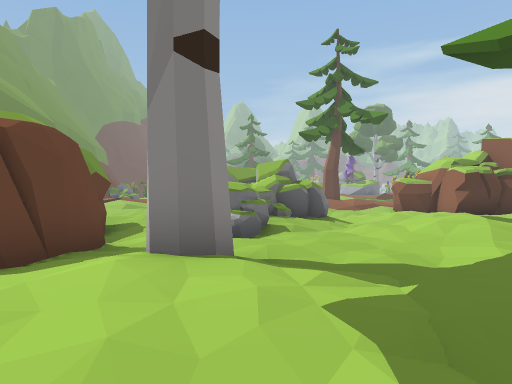
View 1 (above)

23 first-person views from a walk through a scene from a Unity 3-D project. The camera is 1.3 m above the floor, looks level and sees 70° across. The floor is counted in squares, 2 m on a side. Each view is taken from the middle of a square. On the plan, view 1 faces up. The plan holds only what a view shows up to about 11 squares ahead; the rest is blank. The place goes on beyond the plan. Some animated figures are not drawn.

View 2
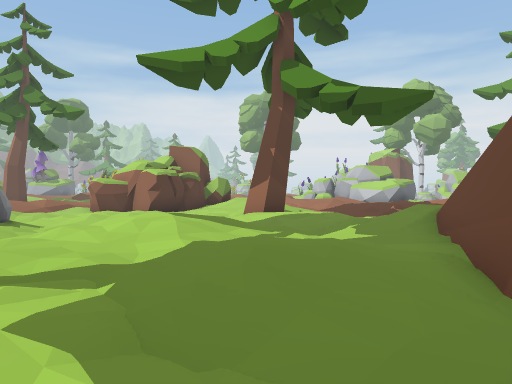

View 3
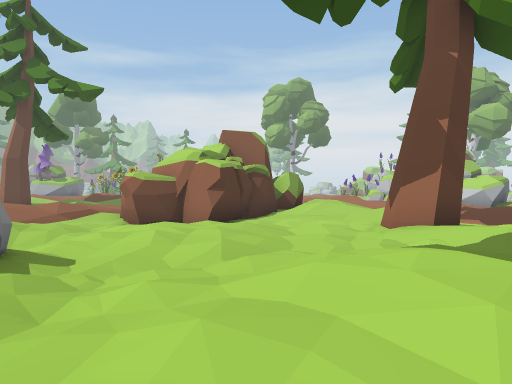

View 4
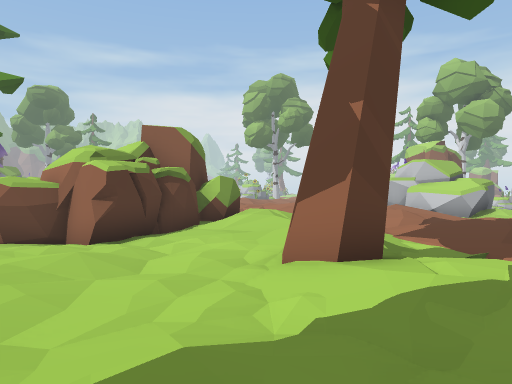

View 5
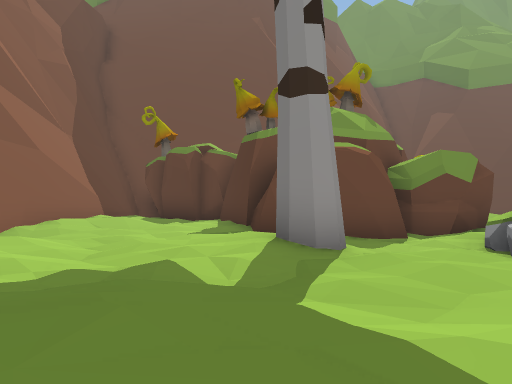

View 6
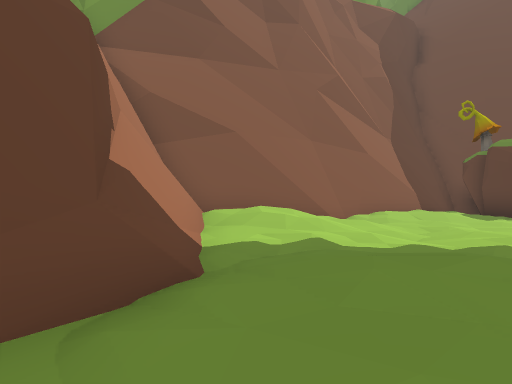

View 7
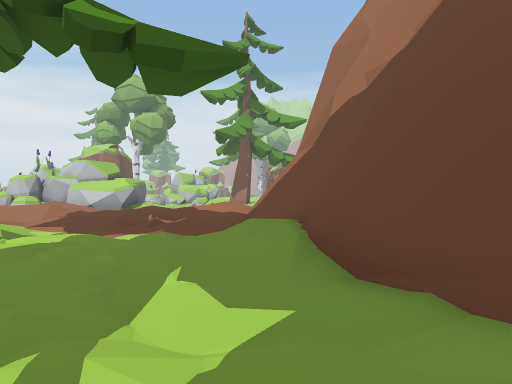

View 8
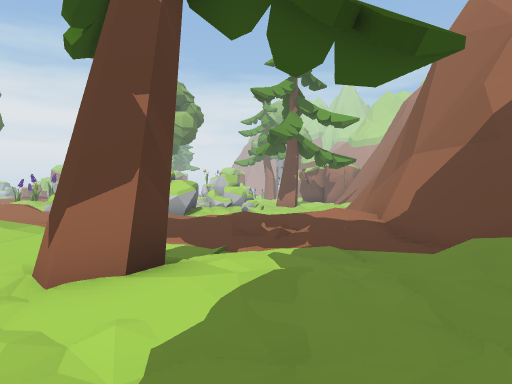

View 9
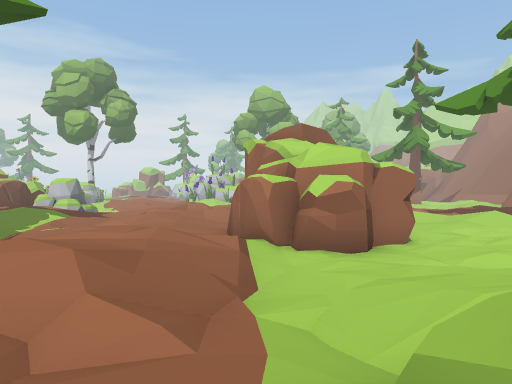

View 10
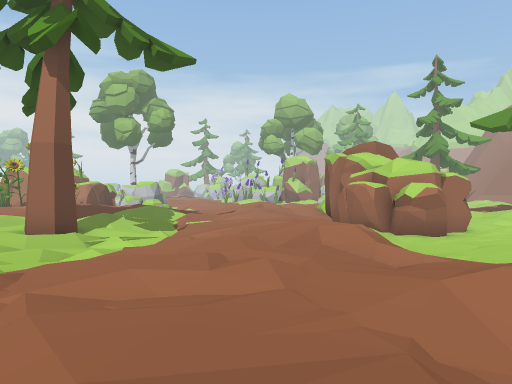

View 11
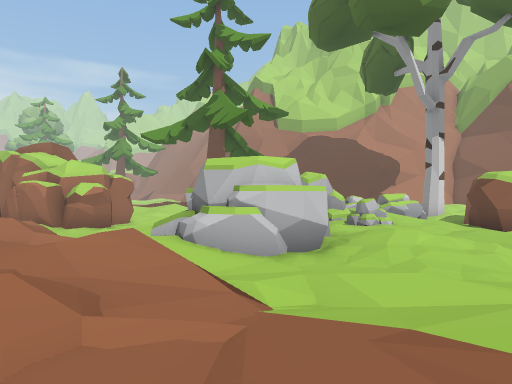

View 12
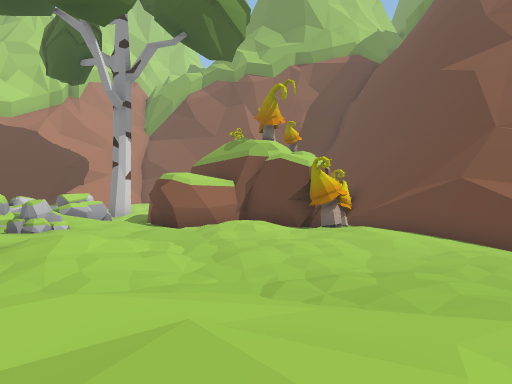

View 13
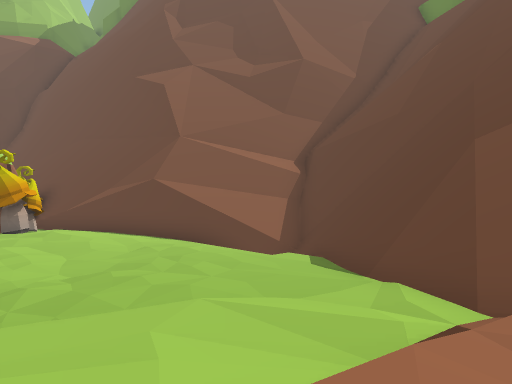

View 14
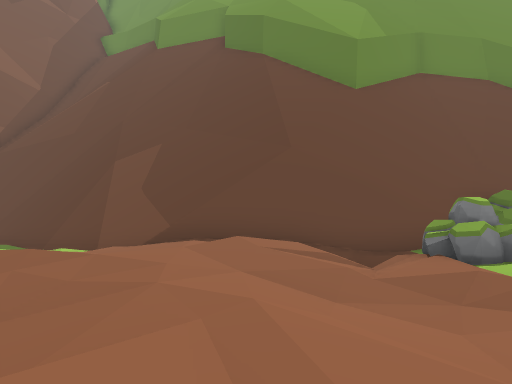

View 15
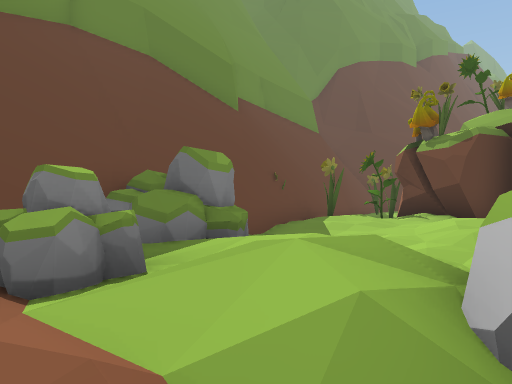

View 16
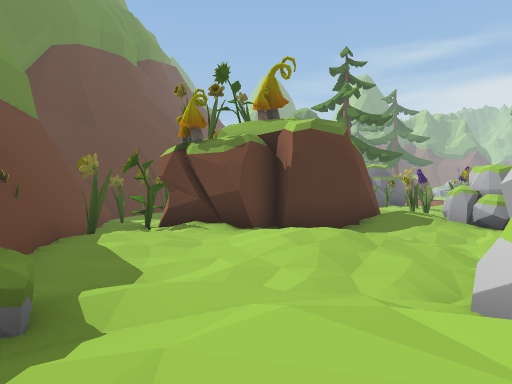

View 17
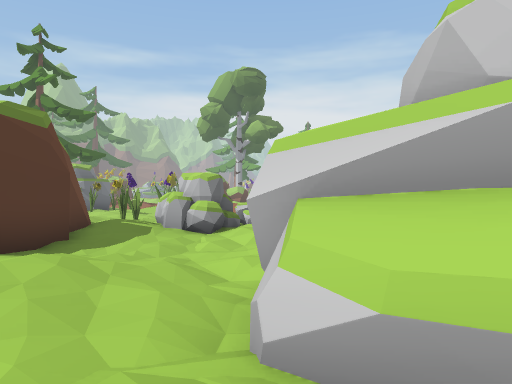

View 18
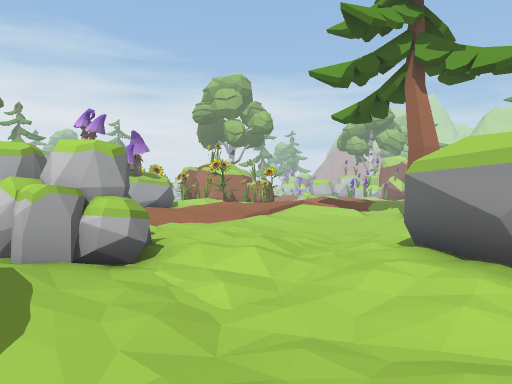

View 19
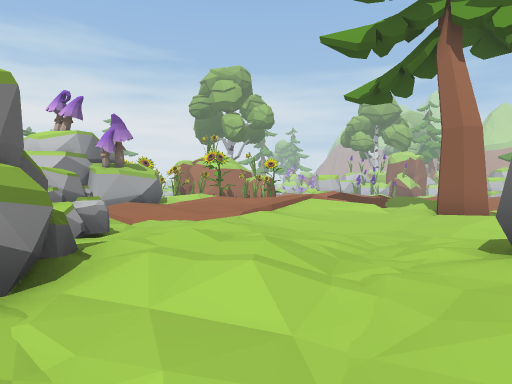

View 20
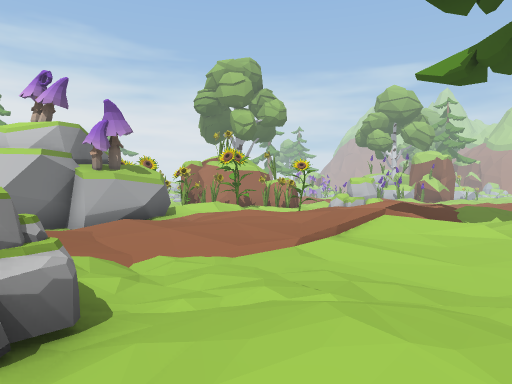

View 21
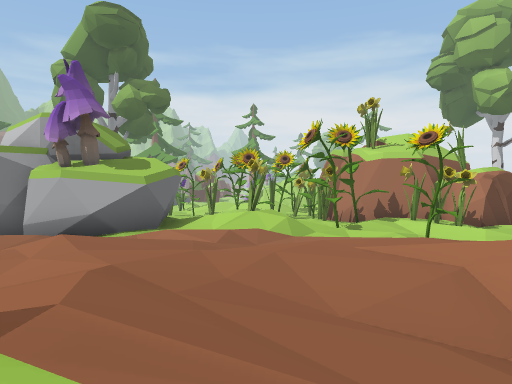

View 22
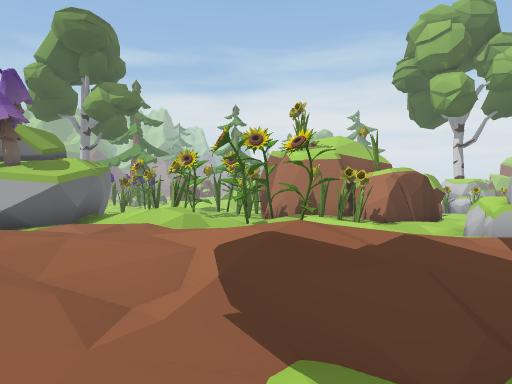

View 23
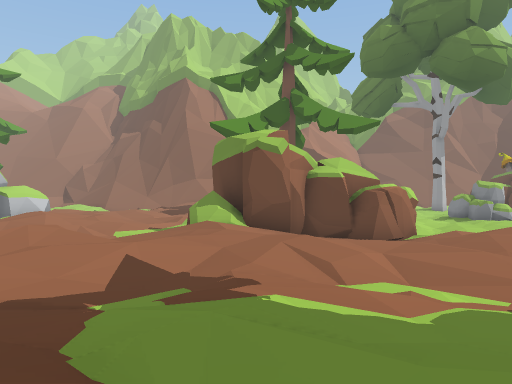

### Floor plan
Key: @ floor where view 1 was taken; # wall or solid block; . main floor; : floor 0.25 m higher than the main floor; - floor 0.25 m lower than the main floor; + floor 0.5 m higher than the main floor; _ floor 0.5 m lower than the main floor; * floor 0.75 m higher than the main floor; % floor 1 m higher than the main floor; / step, stairs or slope; = window, fence, low wall or low ledge; ^ raised ledge; v drop or lower ground; R rock; M mushroom; O other object.
Columns run from 13 left of view 1 to 16 right of it. Each row starts with its distance up from view 1.
 34  #O                  ####
 33  #=-     # RRRR  +:++:##+
 32  ##OO   ##+RR-RR..:++ :+/  .O#
 31   #-OO###++RR..--.+++ /+//:O #
 30   #........:+::...:+**+::/:/O#
 29 ###O+::::-./+::.-./+*+/::.O.O:
 28 #/O/::++:......--.:/***+   -/.
 27 ///#..::..:##.---.:**+/*+   /-
 26 #////...-### .-_-..++:/%//   R
 25 ##//R.//##     .:..:../*/+   R
 24  ##=R:/*##      //#:/:/+*    R
 23  ###.R//.     :._/-./:+*++
 22   ##-/:..    /./____-..+::
 21  ###./:..: /:::.---/../:..:
 20 ##=#:+++++++:+:+//:::./:./+/
 19 ##//:++++/*+++++/+++::++++/%
 18 ////.:++://+++/%*+++::+++:
 17 ///=-.//:..+*:.//+/:...+*+
 16 vv#__-.//-..+:.-///#####=  ./+
 15 v#/__---..-###^.-__##  ## ../*
 14 ##___-___--##  :.-_##  ## -:+*
 13 #v_______.:.    .___#####  .+
 12 ^v_____-_.+.^  ..---_-.+*  ./
 11 #^____---...:  --...--.//::
 10  #_-.----../RRRR-:..-..::.//+
  9  ##_...::..:+RR--..-../+:-./:
  8  ##_-M.:.-.:RR.------#./-.:::
  7   ##_######.RR-....-...__.:++
  6    =_    ##-R-.:++.-.::__-+:+
  5           #-_...++.-...-../+
  4           #-#.....--../-:++
  3        ####.::-.:.-./*//#####
  2        #/.-....::../###### ##
  1       ##.------../###
  0       #-..--.@.-/##
 -1       ##/:.-.+//##
 -2        #####:+/##
 -3            #####

Where each view was taken, in squares from view 1:
view 1: 0 up, 0 right, facing up
view 2: 0 up, 0 right, facing up-right
view 3: 5 up, 1 right, facing up-right
view 4: 5 up, 4 right, facing up-right
view 5: 3 up, 4 right, facing left
view 6: 3 up, 5 right, facing down-left
view 7: 3 up, 3 right, facing right
view 8: 6 up, 4 right, facing right
view 9: 16 up, 1 left, facing right
view 10: 19 up, 4 left, facing right
view 11: 19 up, 6 left, facing down-right
view 12: 18 up, 6 left, facing down
view 13: 18 up, 6 left, facing down-left
view 14: 20 up, 3 left, facing left
view 15: 22 up, 5 left, facing up-left
view 16: 23 up, 7 left, facing up
view 17: 24 up, 7 left, facing up-right
view 18: 29 up, 6 left, facing right
view 19: 29 up, 4 left, facing right
view 20: 30 up, 1 left, facing right
view 21: 26 up, 6 right, facing up-right
view 22: 24 up, 7 right, facing up-right
view 23: 25 up, 10 right, facing down
